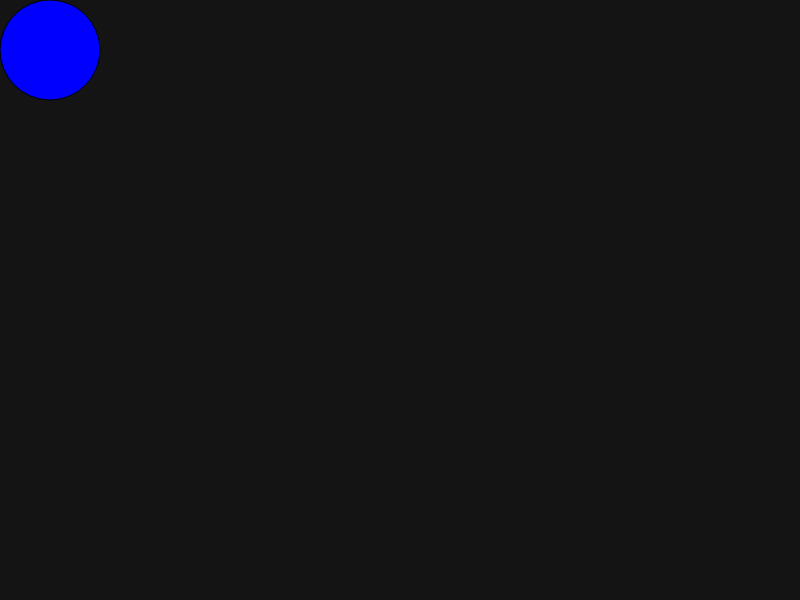
Frame 1 (no input)
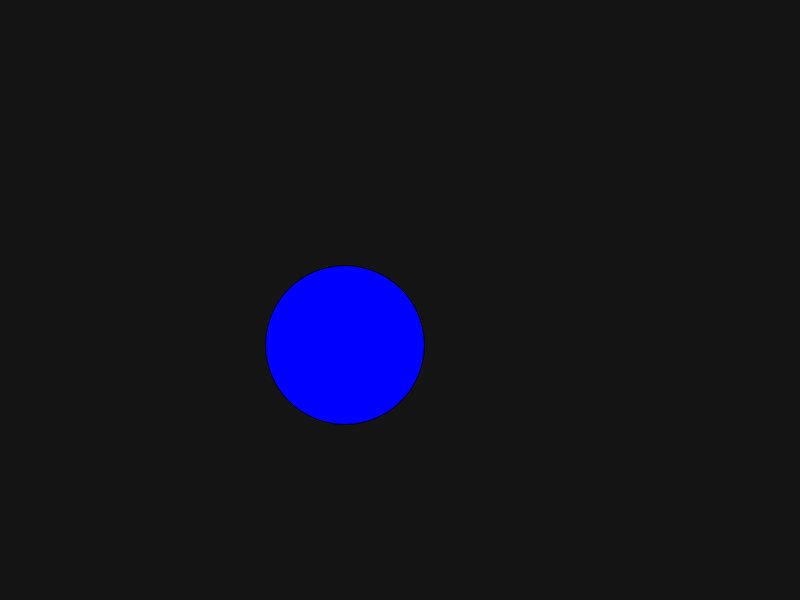
Frame 60 (no input)
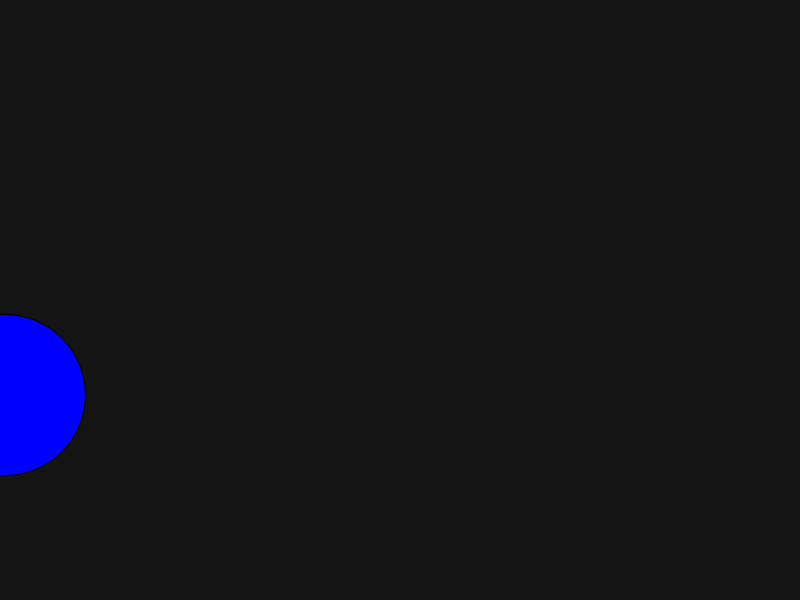
Frame 120 (the mouse pressed at the canvas centre since frame 60)

The p5.js sketch that drew these frames (run headless with seeded random() and noise() and a simulated clock; from frame 60 on, the mouse is pressed at the canvas centre):

// p5.js sketch
// ── sketch.js
console.log("I believe");

let circleX = 50;
let circleY = 50;
let speedX = 5;
let speedY = 5;
let size = 100;
let radius = size / 2;
let sizeInceremnent = 1;
let color;
let rightColor = "red";
let leftColor = "blue";

function setup() {
  const canvas = createCanvas(800, 600);
  //circleX = 600;
}

function draw() {
  background(20);

  if (circleX > width / 2) {
    color = rightColor;
  } else {
    color = leftColor;
  }
  fill(color);

  circle(circleX, circleY, size);
  circleX = circleX + speedX;
  circleY = circleY + speedY;
  // if the x position of our circle was larger than the width, reset the value to 0
  size = size + sizeInceremnent;
  radius = size / 2;

  if (circleX >= width - radius || circleX < radius) {
    speedX = speedX * -1;
    sizeInceremnent = sizeInceremnent * -1;
  }

  if (circleY >= height - radius || circleY < radius) {
    speedY = speedY * -1;
  }
}

function mousePressed() {
  circleX = 0;
}
